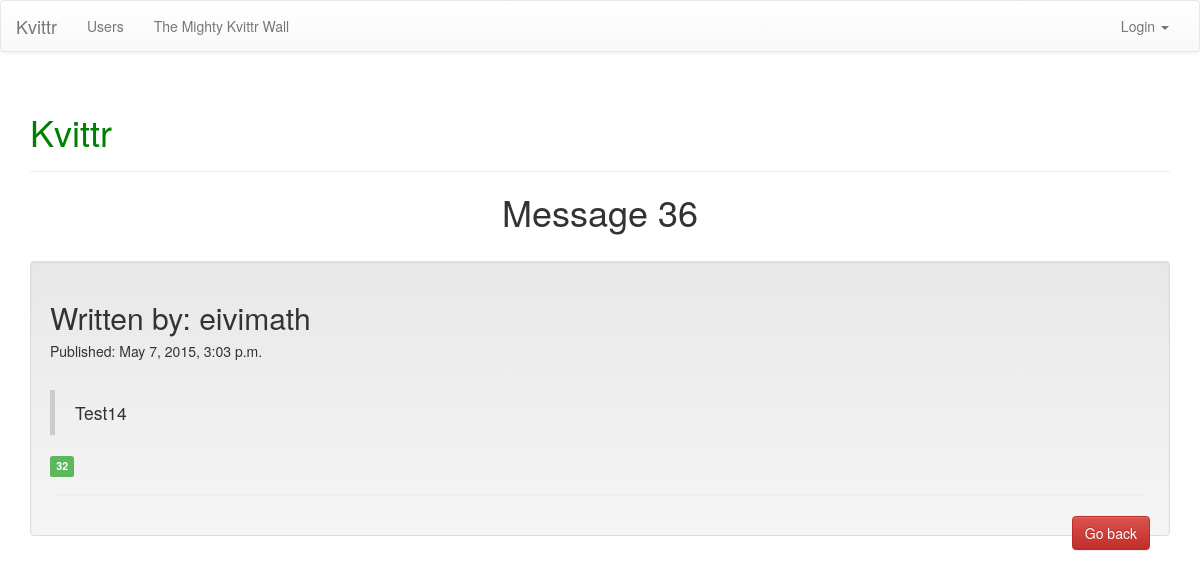
The app's page /messages_display/36/, older data.
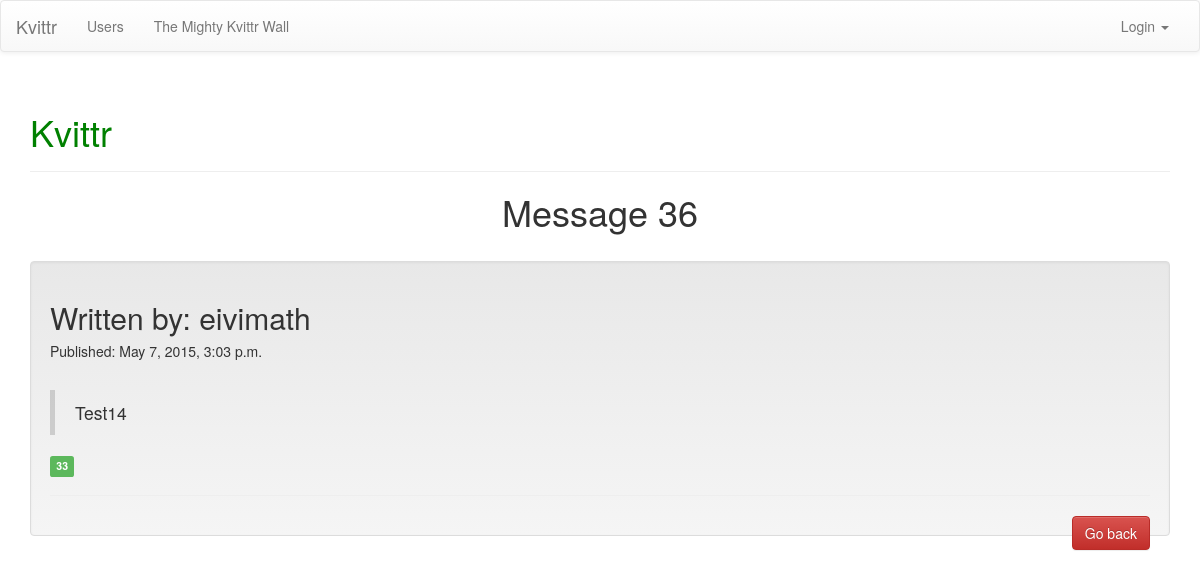
The same page, newer data.
### messages_display/models.py (models this page shows, shortened)
class Message(models.Model):
	message = models.TextField()
	created_by = models.ForeignKey(User, related_name="created_message")
	created_datetime = models.DateTimeField()
	likes = models.PositiveIntegerField(default=0)
	class Meta:
		ordering = ['-id']

### messages_display/views.py (the view)
# urls.py: url(r'^(\d+)/$', views.detailed_message, name='detailed_message'),
def detailed_message(request, message_id):
	message = Message.objects.get(pk=message_id)
	messages = Message.objects.all()
	context = {'message': message}
	return render(request, 'messages_display/detailed_message.html', context)

### messages_display/templates/messages_display/detailed_message.html (shortened to what this page needs)
{% extends 'theme/base.html' %}
{% load staticfiles %}
{% block pagecontent %}
    <h1 class="text-center"> Message {{ message.id }} </h1>
    <br>
	<div class="well well_center">
		<h2>Written by: {{ message.created_by }} </h2>
		<h5>Published: {{ message.created_datetime }} </h5>
        <br>
        <blockquote>{{ message.message }}</blockquote>
                <span class="label label-success label-as-badge" id="id-likes-for-message-{{ message.id }}">{{ message.likes }}</span>
        <hr>
        <a href="{% url 'messages' %}" class="btn btn-danger pull-right">Go back</a>
	</div>
{% endblock %}

### theme/templates/theme/base.html (shortened to what this page needs)
{% extends 'theme/site_base.html'%}
{% block body %}
    <nav class="navbar navbar-default" role="navigation">
      <div class="container-fluid">
        <div class="navbar-header">
          <a class="navbar-brand" href="{% url 'frontpage' %}">Kvittr</a>
        </div>
        <div class="collapse navbar-collapse" id="bs-example-navbar-collapse-1">
          <ul class="nav navbar-nav">
            <li>
                <a href="{% url 'users' %}">Users</a>
            </li>
            <li>
                <a href="{% url 'messages' %}"{>The Mighty Kvittr Wall</a>
            </li>
          </ul>
          <ul class="nav navbar-nav navbar-right">
          {% if user.is_anonymous %}
                <li class="dropdown">
                  <a href="#" class="dropdown-toggle" data-toggle="dropdown">Login <span class="caret"></span></a>
                </li>
          {% endif %}
          </ul>
        </div>
      </div>
    </nav>
    <div class="container">
        <div class="page-header">
            <h1 style="color:green;">Kvittr</h1>
        </div>
        {% block pagecontent %}
        {% endblock %}
    </div>
{% endblock body %}

### theme/templates/theme/site_base.html (shortened to what this page needs)
{% load staticfiles %}
<!DOCTYPE html>
<html lang="en">
  <head>
    <link rel="stylesheet" href="https://maxcdn.bootstrapcdn.com/bootstrap/3.2.0/css/bootstrap.min.css">
    <link rel="stylesheet" href="https://maxcdn.bootstrapcdn.com/bootstrap/3.2.0/css/bootstrap-theme.min.css">
    <link rel="stylesheet" href="{% static "/static/theme/css/style.css" %}">
  </head>
  <body>
    {% block body %}
    {% endblock body %}
  </body>
  </html>

### theme/static/theme/css/style.css (style rules this page uses)
body { background-image: url("/static/theme/images/IMG_7159.jpg"); }

Row changes from the older to the newer data that the page shows:
changed Message "Test14": likes "32" → "33"
